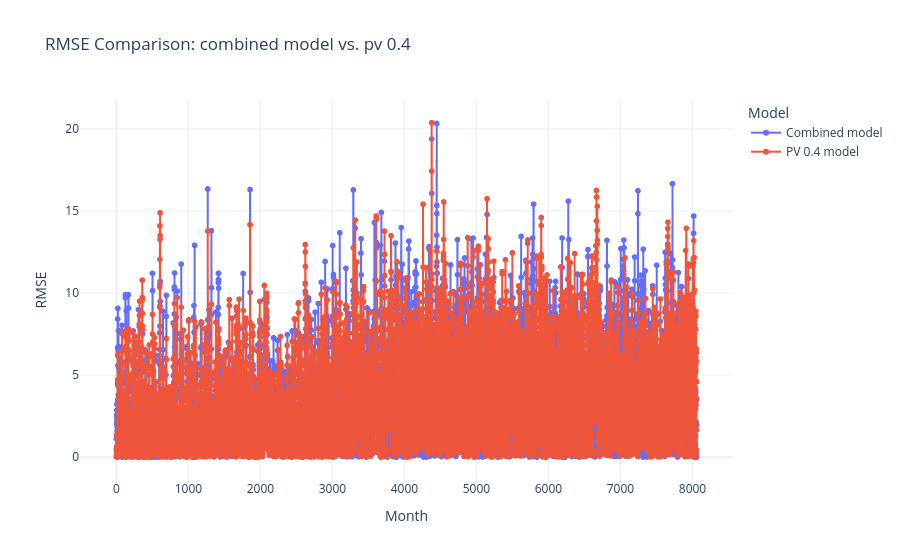

This figure's notebook cell:
### Code cell
model_path04 = "./saved_runs/with_pv0.4/best_valid_model.pt"
model_pv04 = simpleLSTM(n_input_features=5, num_layers=4) #default n_input_features=4
model_pv04.load_state_dict(torch.load(model_path04,map_location=torch.device("cpu")))

models = {
    "Combined model": model_combined,
    "PV 0.4 model": model_pv04
}

rmse_results = {
    "Month": [],
    "Model": [],
    "Time_Slot": [],
    "time_step": [],
    "RMSE": []
}
month_labels = ["July", "August", "September", "October", "November", "December"]
lookback = 96

for model_name, model in models.items():
    global_time_idx = 0
    for month_i in range(6):
        test_values = df_test_scaled_list[month_i].values

        groundtruth = test_values[lookback+1:, 0]
        groundtruth = groundtruth * (max_power - min_power) + min_power

        preds = run_closed_loop(model, test_values, lookback=lookback, future_prediction=steps2predict, use_positional_encoding="pv_const")
        preds = preds * (max_power - min_power) + min_power

       
        # RMSE 
        for i in range(len(groundtruth)):  
            rmse = np.sqrt((groundtruth[i] - preds[i]) ** 2)  

            rmse_results["Month"].append(month_labels[month_i])  # Month
            rmse_results["Model"].append(model_name)  # modelname
            rmse_results["Time_Slot"].append(i + 1)  # timestep
            rmse_results["RMSE"].append(rmse)  # RMSE value
            rmse_results["time_step"].append(global_time_idx)
            global_time_idx +=1

rmse_df = pd.DataFrame(rmse_results)
print(rmse_df)
fig = px.line(
    rmse_df,
    x="time_step",
    y="RMSE",
    color="Model",
    markers=True,
    title="RMSE Comparison: combined model vs. pv 0.4"
)

fig.update_layout(
    xaxis_title="Month",
    yaxis_title="RMSE",
    template="plotly_white",
    hovermode="x unified"
)

fig.show()

### Figure 1 — Plotly figure (JSON) as saved in the notebook; plotly's stock layout.template omitted (floating-point values rounded to 4 significant figures; data arrays with more than 128 entries replaced by an {"elided": "..."} marker saying what was removed)
{"data": [{"hovertemplate": "Model=Combined model<br>time_step=%{x}<br>RMSE=%{y}<extra></extra>", "legendgroup": "Combined model", "line": {"color": "#636efa", "dash": "solid"}, "marker": {"symbol": "circle"}, "mode": "lines+markers", "name": "Combined model", "showlegend": true, "type": "scattergl", "x": {"elided": "8058 int values"}, "xaxis": "x", "y": {"elided": "8058 float values"}, "yaxis": "y"}, {"hovertemplate": "Model=PV 0.4 model<br>time_step=%{x}<br>RMSE=%{y}<extra></extra>", "legendgroup": "PV 0.4 model", "line": {"color": "#EF553B", "dash": "solid"}, "marker": {"symbol": "circle"}, "mode": "lines+markers", "name": "PV 0.4 model", "showlegend": true, "type": "scattergl", "x": {"elided": "8058 int values"}, "xaxis": "x", "y": {"elided": "8058 float values"}, "yaxis": "y"}], "layout": {"hovermode": "x unified", "legend": {"title": {"text": "Model"}, "tracegroupgap": 0}, "title": {"text": "RMSE Comparison: combined model vs. pv 0.4"}, "xaxis": {"anchor": "y", "domain": [0, 1], "title": {"text": "Month"}}, "yaxis": {"anchor": "x", "domain": [0, 1], "title": {"text": "RMSE"}}}}
